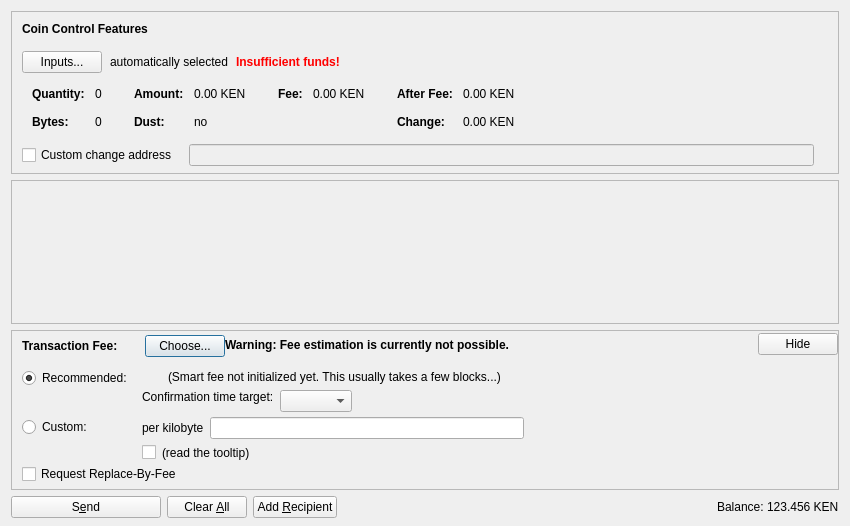
<?xml version="1.0" encoding="UTF-8"?>
<ui version="4.0">
 <class>SendCoinsDialog</class>
 <widget class="QDialog" name="SendCoinsDialog">
  <property name="geometry">
   <rect>
    <x>0</x>
    <y>0</y>
    <width>850</width>
    <height>526</height>
   </rect>
  </property>
  <property name="windowTitle">
   <string>Send Coins</string>
  </property>
  <layout class="QVBoxLayout" name="verticalLayout" stretch="0,1,0,0">
   <property name="bottomMargin">
    <number>8</number>
   </property>
   <item>
    <widget class="QFrame" name="frameCoinControl">
     <property name="sizePolicy">
      <sizepolicy hsizetype="Expanding" vsizetype="Expanding">
       <horstretch>0</horstretch>
       <verstretch>0</verstretch>
      </sizepolicy>
     </property>
     <property name="maximumSize">
      <size>
       <width>16777215</width>
       <height>16777215</height>
      </size>
     </property>
     <property name="frameShape">
      <enum>QFrame::StyledPanel</enum>
     </property>
     <property name="frameShadow">
      <enum>QFrame::Sunken</enum>
     </property>
     <layout class="QVBoxLayout" name="verticalLayoutCoinControl2">
      <property name="spacing">
       <number>0</number>
      </property>
      <property name="leftMargin">
       <number>0</number>
      </property>
      <property name="topMargin">
       <number>0</number>
      </property>
      <property name="rightMargin">
       <number>0</number>
      </property>
      <property name="bottomMargin">
       <number>6</number>
      </property>
      <item>
       <layout class="QVBoxLayout" name="verticalLayoutCoinControl" stretch="0,0,0,0,1">
        <property name="spacing">
         <number>0</number>
        </property>
        <property name="leftMargin">
         <number>10</number>
        </property>
        <property name="topMargin">
         <number>10</number>
        </property>
        <item>
         <layout class="QHBoxLayout" name="horizontalLayoutCoinControl1">
          <property name="bottomMargin">
           <number>15</number>
          </property>
          <item>
           <widget class="QLabel" name="labelCoinControlFeatures">
            <property name="sizePolicy">
             <sizepolicy hsizetype="Preferred" vsizetype="Maximum">
              <horstretch>0</horstretch>
              <verstretch>0</verstretch>
             </sizepolicy>
            </property>
            <property name="font">
             <font>
              <weight>75</weight>
              <bold>true</bold>
             </font>
            </property>
            <property name="styleSheet">
             <string notr="true">font-weight:bold;</string>
            </property>
            <property name="text">
             <string>Coin Control Features</string>
            </property>
           </widget>
          </item>
         </layout>
        </item>
        <item>
         <layout class="QHBoxLayout" name="horizontalLayoutCoinControl2" stretch="0,0,0,0">
          <property name="spacing">
           <number>8</number>
          </property>
          <property name="bottomMargin">
           <number>10</number>
          </property>
          <item>
           <widget class="QPushButton" name="pushButtonCoinControl">
            <property name="styleSheet">
             <string notr="true"/>
            </property>
            <property name="text">
             <string>Inputs...</string>
            </property>
            <property name="autoDefault">
             <bool>false</bool>
            </property>
           </widget>
          </item>
          <item>
           <widget class="QLabel" name="labelCoinControlAutomaticallySelected">
            <property name="text">
             <string>automatically selected</string>
            </property>
            <property name="margin">
             <number>5</number>
            </property>
           </widget>
          </item>
          <item>
           <widget class="QLabel" name="labelCoinControlInsuffFunds">
            <property name="font">
             <font>
              <weight>75</weight>
              <bold>true</bold>
             </font>
            </property>
            <property name="styleSheet">
             <string notr="true">color:red;font-weight:bold;</string>
            </property>
            <property name="text">
             <string>Insufficient funds!</string>
            </property>
            <property name="margin">
             <number>5</number>
            </property>
           </widget>
          </item>
          <item>
           <spacer name="horizontalSpacerCoinControl">
            <property name="orientation">
             <enum>Qt::Horizontal</enum>
            </property>
            <property name="sizeHint" stdset="0">
             <size>
              <width>40</width>
              <height>1</height>
             </size>
            </property>
           </spacer>
          </item>
         </layout>
        </item>
        <item>
         <widget class="QWidget" name="widgetCoinControl" native="true">
          <property name="sizePolicy">
           <sizepolicy hsizetype="Preferred" vsizetype="Preferred">
            <horstretch>0</horstretch>
            <verstretch>0</verstretch>
           </sizepolicy>
          </property>
          <property name="minimumSize">
           <size>
            <width>0</width>
            <height>0</height>
           </size>
          </property>
          <property name="styleSheet">
           <string notr="true"/>
          </property>
          <layout class="QHBoxLayout" name="horizontalLayoutCoinControl5">
           <property name="leftMargin">
            <number>0</number>
           </property>
           <property name="topMargin">
            <number>0</number>
           </property>
           <property name="rightMargin">
            <number>0</number>
           </property>
           <property name="bottomMargin">
            <number>0</number>
           </property>
           <item>
            <layout class="QHBoxLayout" name="horizontalLayoutCoinControl3" stretch="0,0,0,1">
             <property name="spacing">
              <number>20</number>
             </property>
             <property name="topMargin">
              <number>0</number>
             </property>
             <property name="bottomMargin">
              <number>10</number>
             </property>
             <item>
              <layout class="QFormLayout" name="formLayoutCoinControl1">
               <property name="horizontalSpacing">
                <number>10</number>
               </property>
               <property name="verticalSpacing">
                <number>14</number>
               </property>
               <property name="leftMargin">
                <number>10</number>
               </property>
               <property name="topMargin">
                <number>4</number>
               </property>
               <property name="rightMargin">
                <number>6</number>
               </property>
               <item row="0" column="0">
                <widget class="QLabel" name="labelCoinControlQuantityText">
                 <property name="font">
                  <font>
                   <weight>75</weight>
                   <bold>true</bold>
                  </font>
                 </property>
                 <property name="text">
                  <string>Quantity:</string>
                 </property>
                 <property name="margin">
                  <number>0</number>
                 </property>
                </widget>
               </item>
               <item row="0" column="1">
                <widget class="QLabel" name="labelCoinControlQuantity">
                 <property name="cursor">
                  <cursorShape>IBeamCursor</cursorShape>
                 </property>
                 <property name="contextMenuPolicy">
                  <enum>Qt::ActionsContextMenu</enum>
                 </property>
                 <property name="text">
                  <string notr="true">0</string>
                 </property>
                 <property name="margin">
                  <number>0</number>
                 </property>
                 <property name="textInteractionFlags">
                  <set>Qt::LinksAccessibleByMouse|Qt::TextSelectableByKeyboard|Qt::TextSelectableByMouse</set>
                 </property>
                </widget>
               </item>
               <item row="1" column="0">
                <widget class="QLabel" name="labelCoinControlBytesText">
                 <property name="font">
                  <font>
                   <weight>75</weight>
                   <bold>true</bold>
                  </font>
                 </property>
                 <property name="text">
                  <string>Bytes:</string>
                 </property>
                </widget>
               </item>
               <item row="1" column="1">
                <widget class="QLabel" name="labelCoinControlBytes">
                 <property name="cursor">
                  <cursorShape>IBeamCursor</cursorShape>
                 </property>
                 <property name="contextMenuPolicy">
                  <enum>Qt::ActionsContextMenu</enum>
                 </property>
                 <property name="text">
                  <string notr="true">0</string>
                 </property>
                 <property name="textInteractionFlags">
                  <set>Qt::LinksAccessibleByMouse|Qt::TextSelectableByKeyboard|Qt::TextSelectableByMouse</set>
                 </property>
                </widget>
               </item>
              </layout>
             </item>
             <item>
              <layout class="QFormLayout" name="formLayoutCoinControl2">
               <property name="horizontalSpacing">
                <number>10</number>
               </property>
               <property name="verticalSpacing">
                <number>14</number>
               </property>
               <property name="leftMargin">
                <number>6</number>
               </property>
               <property name="topMargin">
                <number>4</number>
               </property>
               <property name="rightMargin">
                <number>6</number>
               </property>
               <item row="0" column="0">
                <widget class="QLabel" name="labelCoinControlAmountText">
                 <property name="font">
                  <font>
                   <weight>75</weight>
                   <bold>true</bold>
                  </font>
                 </property>
                 <property name="text">
                  <string>Amount:</string>
                 </property>
                 <property name="margin">
                  <number>0</number>
                 </property>
                </widget>
               </item>
               <item row="0" column="1">
                <widget class="QLabel" name="labelCoinControlAmount">
                 <property name="cursor">
                  <cursorShape>IBeamCursor</cursorShape>
                 </property>
                 <property name="contextMenuPolicy">
                  <enum>Qt::ActionsContextMenu</enum>
                 </property>
                 <property name="text">
                  <string notr="true">0.00 KEN</string>
                 </property>
                 <property name="textInteractionFlags">
                  <set>Qt::LinksAccessibleByMouse|Qt::TextSelectableByKeyboard|Qt::TextSelectableByMouse</set>
                 </property>
                </widget>
               </item>
               <item row="1" column="0">
                <widget class="QLabel" name="labelCoinControlLowOutputText">
                 <property name="font">
                  <font>
                   <weight>75</weight>
                   <bold>true</bold>
                  </font>
                 </property>
                 <property name="text">
                  <string>Dust:</string>
                 </property>
                </widget>
               </item>
               <item row="1" column="1">
                <widget class="QLabel" name="labelCoinControlLowOutput">
                 <property name="cursor">
                  <cursorShape>IBeamCursor</cursorShape>
                 </property>
                 <property name="contextMenuPolicy">
                  <enum>Qt::ActionsContextMenu</enum>
                 </property>
                 <property name="text">
                  <string notr="true">no</string>
                 </property>
                 <property name="textInteractionFlags">
                  <set>Qt::LinksAccessibleByMouse|Qt::TextSelectableByKeyboard|Qt::TextSelectableByMouse</set>
                 </property>
                </widget>
               </item>
              </layout>
             </item>
             <item>
              <layout class="QFormLayout" name="formLayoutCoinControl3">
               <property name="horizontalSpacing">
                <number>10</number>
               </property>
               <property name="verticalSpacing">
                <number>14</number>
               </property>
               <property name="leftMargin">
                <number>6</number>
               </property>
               <property name="topMargin">
                <number>4</number>
               </property>
               <property name="rightMargin">
                <number>6</number>
               </property>
               <item row="0" column="0">
                <widget class="QLabel" name="labelCoinControlFeeText">
                 <property name="font">
                  <font>
                   <weight>75</weight>
                   <bold>true</bold>
                  </font>
                 </property>
                 <property name="text">
                  <string>Fee:</string>
                 </property>
                 <property name="margin">
                  <number>0</number>
                 </property>
                </widget>
               </item>
               <item row="0" column="1">
                <widget class="QLabel" name="labelCoinControlFee">
                 <property name="cursor">
                  <cursorShape>IBeamCursor</cursorShape>
                 </property>
                 <property name="contextMenuPolicy">
                  <enum>Qt::ActionsContextMenu</enum>
                 </property>
                 <property name="text">
                  <string notr="true">0.00 KEN</string>
                 </property>
                 <property name="textInteractionFlags">
                  <set>Qt::LinksAccessibleByMouse|Qt::TextSelectableByKeyboard|Qt::TextSelectableByMouse</set>
                 </property>
                </widget>
               </item>
              </layout>
             </item>
             <item>
              <layout class="QFormLayout" name="formLayoutCoinControl4">
               <property name="horizontalSpacing">
                <number>10</number>
               </property>
               <property name="verticalSpacing">
                <number>14</number>
               </property>
               <property name="leftMargin">
                <number>6</number>
               </property>
               <property name="topMargin">
                <number>4</number>
               </property>
               <property name="rightMargin">
                <number>6</number>
               </property>
               <item row="0" column="0">
                <widget class="QLabel" name="labelCoinControlAfterFeeText">
                 <property name="font">
                  <font>
                   <weight>75</weight>
                   <bold>true</bold>
                  </font>
                 </property>
                 <property name="text">
                  <string>After Fee:</string>
                 </property>
                 <property name="margin">
                  <number>0</number>
                 </property>
                </widget>
               </item>
               <item row="0" column="1">
                <widget class="QLabel" name="labelCoinControlAfterFee">
                 <property name="cursor">
                  <cursorShape>IBeamCursor</cursorShape>
                 </property>
                 <property name="contextMenuPolicy">
                  <enum>Qt::ActionsContextMenu</enum>
                 </property>
                 <property name="text">
                  <string notr="true">0.00 KEN</string>
                 </property>
                 <property name="textInteractionFlags">
                  <set>Qt::LinksAccessibleByMouse|Qt::TextSelectableByKeyboard|Qt::TextSelectableByMouse</set>
                 </property>
                </widget>
               </item>
               <item row="1" column="0">
                <widget class="QLabel" name="labelCoinControlChangeText">
                 <property name="font">
                  <font>
                   <weight>75</weight>
                   <bold>true</bold>
                  </font>
                 </property>
                 <property name="text">
                  <string>Change:</string>
                 </property>
                </widget>
               </item>
               <item row="1" column="1">
                <widget class="QLabel" name="labelCoinControlChange">
                 <property name="cursor">
                  <cursorShape>IBeamCursor</cursorShape>
                 </property>
                 <property name="contextMenuPolicy">
                  <enum>Qt::ActionsContextMenu</enum>
                 </property>
                 <property name="text">
                  <string notr="true">0.00 KEN</string>
                 </property>
                 <property name="textInteractionFlags">
                  <set>Qt::LinksAccessibleByMouse|Qt::TextSelectableByKeyboard|Qt::TextSelectableByMouse</set>
                 </property>
                </widget>
               </item>
              </layout>
             </item>
            </layout>
           </item>
          </layout>
         </widget>
        </item>
        <item>
         <layout class="QHBoxLayout" name="horizontalLayoutCoinControl4" stretch="0,0,0">
          <property name="spacing">
           <number>12</number>
          </property>
          <property name="sizeConstraint">
           <enum>QLayout::SetDefaultConstraint</enum>
          </property>
          <property name="topMargin">
           <number>5</number>
          </property>
          <property name="rightMargin">
           <number>5</number>
          </property>
          <item>
           <widget class="QCheckBox" name="checkBoxCoinControlChange">
            <property name="toolTip">
             <string>If this is activated, but the change address is empty or invalid, change will be sent to a newly generated address.</string>
            </property>
            <property name="text">
             <string>Custom change address</string>
            </property>
           </widget>
          </item>
          <item>
           <widget class="QValidatedLineEdit" name="lineEditCoinControlChange">
            <property name="enabled">
             <bool>false</bool>
            </property>
            <property name="sizePolicy">
             <sizepolicy hsizetype="Expanding" vsizetype="Fixed">
              <horstretch>0</horstretch>
              <verstretch>0</verstretch>
             </sizepolicy>
            </property>
           </widget>
          </item>
          <item>
           <widget class="QLabel" name="labelCoinControlChangeLabel">
            <property name="sizePolicy">
             <sizepolicy hsizetype="Preferred" vsizetype="Expanding">
              <horstretch>0</horstretch>
              <verstretch>0</verstretch>
             </sizepolicy>
            </property>
            <property name="minimumSize">
             <size>
              <width>0</width>
              <height>0</height>
             </size>
            </property>
            <property name="text">
             <string/>
            </property>
            <property name="margin">
             <number>3</number>
            </property>
           </widget>
          </item>
         </layout>
        </item>
        <item>
         <spacer name="verticalSpacerCoinControl">
          <property name="orientation">
           <enum>Qt::Vertical</enum>
          </property>
          <property name="sizeHint" stdset="0">
           <size>
            <width>800</width>
            <height>1</height>
           </size>
          </property>
         </spacer>
        </item>
       </layout>
      </item>
     </layout>
    </widget>
   </item>
   <item>
    <widget class="QScrollArea" name="scrollArea">
     <property name="widgetResizable">
      <bool>true</bool>
     </property>
     <widget class="QWidget" name="scrollAreaWidgetContents">
      <property name="geometry">
       <rect>
        <x>0</x>
        <y>0</y>
        <width>830</width>
        <height>104</height>
       </rect>
      </property>
      <layout class="QVBoxLayout" name="verticalLayout_2" stretch="0,1">
       <property name="leftMargin">
        <number>0</number>
       </property>
       <property name="topMargin">
        <number>0</number>
       </property>
       <property name="rightMargin">
        <number>0</number>
       </property>
       <property name="bottomMargin">
        <number>0</number>
       </property>
       <item>
        <layout class="QVBoxLayout" name="entries">
         <property name="spacing">
          <number>6</number>
         </property>
        </layout>
       </item>
       <item>
        <spacer name="verticalSpacer">
         <property name="orientation">
          <enum>Qt::Vertical</enum>
         </property>
         <property name="sizeHint" stdset="0">
          <size>
           <width>20</width>
           <height>40</height>
          </size>
         </property>
        </spacer>
       </item>
      </layout>
     </widget>
    </widget>
   </item>
   <item>
    <widget class="QFrame" name="frameFee">
     <property name="sizePolicy">
      <sizepolicy hsizetype="Expanding" vsizetype="Expanding">
       <horstretch>0</horstretch>
       <verstretch>0</verstretch>
      </sizepolicy>
     </property>
     <property name="maximumSize">
      <size>
       <width>16777215</width>
       <height>16777215</height>
      </size>
     </property>
     <property name="frameShape">
      <enum>QFrame::StyledPanel</enum>
     </property>
     <property name="frameShadow">
      <enum>QFrame::Sunken</enum>
     </property>
     <layout class="QVBoxLayout" name="verticalLayoutFee1">
      <property name="spacing">
       <number>0</number>
      </property>
      <property name="leftMargin">
       <number>0</number>
      </property>
      <property name="topMargin">
       <number>0</number>
      </property>
      <property name="rightMargin">
       <number>0</number>
      </property>
      <property name="bottomMargin">
       <number>0</number>
      </property>
      <item>
       <layout class="QVBoxLayout" name="verticalLayoutFee2" stretch="0,0,0">
        <property name="spacing">
         <number>0</number>
        </property>
        <property name="leftMargin">
         <number>10</number>
        </property>
        <property name="topMargin">
         <number>0</number>
        </property>
        <item>
         <layout class="QHBoxLayout" name="horizontalLayoutFee1">
          <property name="bottomMargin">
           <number>0</number>
          </property>
          <item>
           <layout class="QVBoxLayout" name="verticalLayoutFee7">
            <property name="spacing">
             <number>0</number>
            </property>
            <item>
             <spacer name="verticalSpacerSmartFee">
              <property name="orientation">
               <enum>Qt::Vertical</enum>
              </property>
              <property name="sizeType">
               <enum>QSizePolicy::Fixed</enum>
              </property>
              <property name="sizeHint" stdset="0">
               <size>
                <width>1</width>
                <height>4</height>
               </size>
              </property>
             </spacer>
            </item>
            <item>
             <layout class="QHBoxLayout" name="horizontalLayoutSmartFee">
              <property name="spacing">
               <number>10</number>
              </property>
              <item>
               <widget class="QLabel" name="labelFeeHeadline">
                <property name="sizePolicy">
                 <sizepolicy hsizetype="Preferred" vsizetype="Maximum">
                  <horstretch>0</horstretch>
                  <verstretch>0</verstretch>
                 </sizepolicy>
                </property>
                <property name="font">
                 <font>
                  <weight>75</weight>
                  <bold>true</bold>
                 </font>
                </property>
                <property name="styleSheet">
                 <string notr="true">font-weight:bold;</string>
                </property>
                <property name="text">
                 <string>Transaction Fee:</string>
                </property>
               </widget>
              </item>
              <item>
               <widget class="QLabel" name="labelFeeMinimized">
                <property name="text">
                 <string/>
                </property>
               </widget>
              </item>
              <item>
               <widget class="QPushButton" name="buttonChooseFee">
                <property name="text">
                 <string>Choose...</string>
                </property>
               </widget>
              </item>
             </layout>
            </item>
            <item>
             <spacer name="verticalSpacer_5">
              <property name="orientation">
               <enum>Qt::Vertical</enum>
              </property>
              <property name="sizeHint" stdset="0">
               <size>
                <width>1</width>
                <height>1</height>
               </size>
              </property>
             </spacer>
            </item>
           </layout>
          </item>
          <item>
           <widget class="QLabel" name="fallbackFeeWarningLabel">
            <property name="toolTip">
             <string>Using the fallbackfee can result in sending a transaction that will take several hours or days (or never) to confirm. Consider choosing your fee manually or wait until you have validated the complete chain.</string>
            </property>
            <property name="font">
            <font>
                <weight>75</weight>
                <bold>true</bold>
            </font>
            </property>
            <property name="text">
             <string>Warning: Fee estimation is currently not possible.</string>
            </property>
            <property name="wordWrap">
             <bool>false</bool>
            </property>
           </widget>
          </item>
          <item>
           <spacer name="horizontalSpacer_4">
            <property name="orientation">
             <enum>Qt::Horizontal</enum>
            </property>
            <property name="sizeType">
             <enum>QSizePolicy::MinimumExpanding</enum>
            </property>
            <property name="sizeHint" stdset="0">
             <size>
              <width>40</width>
              <height>20</height>
             </size>
            </property>
           </spacer>
          </item>
          <item>
           <widget class="QPushButton" name="buttonMinimizeFee">
            <property name="toolTip">
             <string>collapse fee-settings</string>
            </property>
            <property name="text">
             <string>Hide</string>
            </property>
           </widget>
          </item>
         </layout>
        </item>
        <item>
         <widget class="QFrame" name="frameFeeSelection">
          <layout class="QVBoxLayout" name="verticalLayoutFee12">
           <property name="spacing">
            <number>0</number>
           </property>
           <property name="leftMargin">
            <number>0</number>
           </property>
           <property name="topMargin">
            <number>0</number>
           </property>
           <property name="rightMargin">
            <number>0</number>
           </property>
           <property name="bottomMargin">
            <number>0</number>
           </property>
           <item>
            <layout class="QGridLayout" name="gridLayoutFee">
             <property name="topMargin">
              <number>10</number>
             </property>
             <property name="bottomMargin">
              <number>4</number>
             </property>
             <property name="horizontalSpacing">
              <number>10</number>
             </property>
             <property name="verticalSpacing">
              <number>4</number>
             </property>
             <item row="1" column="1">
              <layout class="QVBoxLayout" name="verticalLayoutFee8">
               <property name="spacing">
                <number>6</number>
               </property>
               <item>
                <layout class="QHBoxLayout" name="horizontalLayoutFee13">
                 <item>
                  <widget class="QLabel" name="labelCustomPerKilobyte">
                   <property name="toolTip">
                    <string>If the custom fee is set to 1000 satoshis and the transaction is only 250 bytes, then &quot;per kilobyte&quot; only pays 250 satoshis in fee, while &quot;total at least&quot; pays 1000 satoshis. For transactions bigger than a kilobyte both pay by kilobyte.</string>
                   </property>
                   <property name="text">
                    <string>per kilobyte</string>
                   </property>
                  </widget>
                 </item>
                 <item>
                  <widget class="KenFMcoinAmountField" name="customFee"/>
                 </item>
                 <item>
                  <spacer name="horizontalSpacer_6">
                   <property name="orientation">
                    <enum>Qt::Horizontal</enum>
                   </property>
                   <property name="sizeHint" stdset="0">
                    <size>
                     <width>1</width>
                     <height>1</height>
                    </size>
                   </property>
                  </spacer>
                 </item>
                </layout>
               </item>
               <item>
                <layout class="QHBoxLayout" name="horizontalLayoutFee8">
                 <item>
                  <widget class="QCheckBox" name="checkBoxMinimumFee">
                   <property name="toolTip">
                    <string>Paying only the minimum fee is just fine as long as there is less transaction volume than space in the blocks. But be aware that this can end up in a never confirming transaction once there is more demand for kenfmcoin transactions than the network can process.</string>
                   </property>
                   <property name="text">
                    <string/>
                   </property>
                  </widget>
                 </item>
                 <item>
                  <widget class="QLabel" name="labelMinFeeWarning">
                   <property name="enabled">
                    <bool>true</bool>
                   </property>
                   <property name="toolTip">
                    <string>Paying only the minimum fee is just fine as long as there is less transaction volume than space in the blocks. But be aware that this can end up in a never confirming transaction once there is more demand for kenfmcoin transactions than the network can process.</string>
                   </property>
                   <property name="text">
                    <string>(read the tooltip)</string>
                   </property>
                   <property name="margin">
                    <number>5</number>
                   </property>
                  </widget>
                 </item>
                 <item>
                  <spacer name="horizontalSpacer_2">
                   <property name="orientation">
                    <enum>Qt::Horizontal</enum>
                   </property>
                   <property name="sizeHint" stdset="0">
                    <size>
                     <width>1</width>
                     <height>1</height>
                    </size>
                   </property>
                  </spacer>
                 </item>
                </layout>
               </item>
              </layout>
             </item>
             <item row="0" column="0">
              <layout class="QVBoxLayout" name="verticalLayoutFee4" stretch="0,1">
               <item>
                <widget class="QRadioButton" name="radioSmartFee">
                 <property name="text">
                  <string>Recommended:</string>
                 </property>
                 <property name="checked">
                  <bool>true</bool>
                 </property>
                 <attribute name="buttonGroup">
                  <string notr="true">groupFee</string>
                 </attribute>
                </widget>
               </item>
               <item>
                <spacer name="verticalSpacer_2">
                 <property name="orientation">
                  <enum>Qt::Vertical</enum>
                 </property>
                 <property name="sizeHint" stdset="0">
                  <size>
                   <width>1</width>
                   <height>1</height>
                  </size>
                 </property>
                </spacer>
               </item>
              </layout>
             </item>
             <item row="1" column="0">
              <layout class="QVBoxLayout" name="verticalLayoutFee9" stretch="0,1">
               <item>
                <widget class="QRadioButton" name="radioCustomFee">
                 <property name="text">
                  <string>Custom:</string>
                 </property>
                 <attribute name="buttonGroup">
                  <string notr="true">groupFee</string>
                 </attribute>
                </widget>
               </item>
               <item>
                <spacer name="verticalSpacer_6">
                 <property name="orientation">
                  <enum>Qt::Vertical</enum>
                 </property>
                 <property name="sizeHint" stdset="0">
                  <size>
                   <width>1</width>
                   <height>1</height>
                  </size>
                 </property>
                </spacer>
               </item>
              </layout>
             </item>
             <item row="0" column="1">
              <layout class="QVBoxLayout" name="verticalLayoutFee3" stretch="0,0,1">
               <property name="spacing">
                <number>6</number>
               </property>
               <property name="topMargin">
                <number>2</number>
               </property>
               <item>
                <layout class="QHBoxLayout" name="horizontalLayoutFee12">
                 <item>
                  <widget class="QLabel" name="labelSmartFee">
                   <property name="text">
                    <string/>
                   </property>
                   <property name="margin">
                    <number>2</number>
                   </property>
                  </widget>
                 </item>
                 <item>
                  <widget class="QLabel" name="labelFeeEstimation">
                   <property name="text">
                    <string/>
                   </property>
                  </widget>
                 </item>
                 <item>
                  <widget class="QLabel" name="labelSmartFee2">
                   <property name="text">
                    <string>(Smart fee not initialized yet. This usually takes a few blocks...)</string>
                   </property>
                   <property name="margin">
                    <number>2</number>
                   </property>
                  </widget>
                 </item>
                 <item>
                  <spacer name="horizontalSpacer_5">
                   <property name="orientation">
                    <enum>Qt::Horizontal</enum>
                   </property>
                   <property name="sizeHint" stdset="0">
                    <size>
                     <width>1</width>
                     <height>1</height>
                    </size>
                   </property>
                  </spacer>
                 </item>
                </layout>
               </item>
               <item>
                <layout class="QHBoxLayout" name="horizontalLayoutFee9">
                 <item>
                  <layout class="QVBoxLayout" name="verticalLayoutFee6">
                   <item>
                    <widget class="QLabel" name="labelSmartFee3">
                     <property name="text">
                      <string>Confirmation time target:</string>
                     </property>
                     <property name="margin">
                      <number>2</number>
                     </property>
                    </widget>
                   </item>
                   <item>
                    <spacer name="verticalSpacer_3">
                     <property name="orientation">
                      <enum>Qt::Vertical</enum>
                     </property>
                     <property name="sizeHint" stdset="0">
                      <size>
                       <width>1</width>
                       <height>1</height>
                      </size>
                     </property>
                    </spacer>
                   </item>
                  </layout>
                 </item>
                 <item>
                  <layout class="QVBoxLayout" name="verticalLayoutFee5">
                   <property name="rightMargin">
                    <number>30</number>
                   </property>
                   <item>
                    <layout class="QHBoxLayout" name="horizontalLayoutConfTarget">
                     <property name="bottomMargin">
                      <number>0</number>
                     </property>
                     <item>
                      <widget class="QComboBox" name="confTargetSelector"/>
                     </item>
                     <item>
                      <spacer name="horizontalSpacerConfTarget">
                       <property name="orientation">
                        <enum>Qt::Horizontal</enum>
                       </property>
                       <property name="sizeHint" stdset="0">
                        <size>
                         <width>40</width>
                         <height>20</height>
                        </size>
                       </property>
                      </spacer>
                     </item>
                    </layout>
                   </item>
                  </layout>
                 </item>
                </layout>
               </item>
               <item>
                <spacer name="verticalSpacer_4">
                 <property name="orientation">
                  <enum>Qt::Vertical</enum>
                 </property>
                 <property name="sizeHint" stdset="0">
                  <size>
                   <width>1</width>
                   <height>1</height>
                  </size>
                 </property>
                </spacer>
               </item>
              </layout>
             </item>
            </layout>
           </item>
           <item>
            <widget class="QCheckBox" name="optInRBF">
             <property name="text">
              <string>Request Replace-By-Fee</string>
             </property>
             <property name="toolTip">
              <string>Indicates that the sender may wish to replace this transaction with a new one paying higher fees (prior to being confirmed).</string>
             </property>
            </widget>
           </item>
          </layout>
         </widget>
        </item>
        <item>
         <spacer name="verticalSpacerFee">
          <property name="orientation">
           <enum>Qt::Vertical</enum>
          </property>
          <property name="sizeHint" stdset="0">
           <size>
            <width>40</width>
            <height>5</height>
           </size>
          </property>
         </spacer>
        </item>
       </layout>
      </item>
     </layout>
    </widget>
   </item>
   <item>
    <layout class="QHBoxLayout" name="horizontalLayout">
     <item>
      <widget class="QPushButton" name="sendButton">
       <property name="minimumSize">
        <size>
         <width>150</width>
         <height>0</height>
        </size>
       </property>
       <property name="toolTip">
        <string>Confirm the send action</string>
       </property>
       <property name="text">
        <string>S&amp;end</string>
       </property>
       <property name="icon">
        <iconset resource="../kenfmcoin.qrc">
         <normaloff>:/icons/send</normaloff>:/icons/send</iconset>
       </property>
       <property name="autoDefault">
        <bool>false</bool>
       </property>
       <property name="default">
        <bool>false</bool>
       </property>
      </widget>
     </item>
     <item>
      <widget class="QPushButton" name="clearButton">
       <property name="sizePolicy">
        <sizepolicy hsizetype="Minimum" vsizetype="Fixed">
         <horstretch>0</horstretch>
         <verstretch>0</verstretch>
        </sizepolicy>
       </property>
       <property name="toolTip">
        <string>Clear all fields of the form.</string>
       </property>
       <property name="text">
        <string>Clear &amp;All</string>
       </property>
       <property name="icon">
        <iconset resource="../kenfmcoin.qrc">
         <normaloff>:/icons/remove</normaloff>:/icons/remove</iconset>
       </property>
       <property name="autoDefault">
        <bool>false</bool>
       </property>
      </widget>
     </item>
     <item>
      <widget class="QPushButton" name="addButton">
       <property name="toolTip">
        <string>Send to multiple recipients at once</string>
       </property>
       <property name="text">
        <string>Add &amp;Recipient</string>
       </property>
       <property name="icon">
        <iconset resource="../kenfmcoin.qrc">
         <normaloff>:/icons/add</normaloff>:/icons/add</iconset>
       </property>
       <property name="autoDefault">
        <bool>false</bool>
       </property>
      </widget>
     </item>
     <item>
      <spacer name="horizontalSpacer">
       <property name="orientation">
        <enum>Qt::Horizontal</enum>
       </property>
       <property name="sizeHint" stdset="0">
        <size>
         <width>40</width>
         <height>20</height>
        </size>
       </property>
      </spacer>
     </item>
     <item>
      <layout class="QHBoxLayout" name="horizontalLayout_2">
       <property name="spacing">
        <number>3</number>
       </property>
       <item>
        <widget class="QLabel" name="label">
         <property name="sizePolicy">
          <sizepolicy hsizetype="Preferred" vsizetype="Fixed">
           <horstretch>0</horstretch>
           <verstretch>0</verstretch>
          </sizepolicy>
         </property>
         <property name="text">
          <string>Balance:</string>
         </property>
        </widget>
       </item>
       <item>
        <widget class="QLabel" name="labelBalance">
         <property name="sizePolicy">
          <sizepolicy hsizetype="Preferred" vsizetype="Fixed">
           <horstretch>0</horstretch>
           <verstretch>0</verstretch>
          </sizepolicy>
         </property>
         <property name="cursor">
          <cursorShape>IBeamCursor</cursorShape>
         </property>
         <property name="text">
          <string notr="true">123.456 KEN</string>
         </property>
         <property name="textInteractionFlags">
          <set>Qt::LinksAccessibleByMouse|Qt::TextSelectableByKeyboard|Qt::TextSelectableByMouse</set>
         </property>
        </widget>
       </item>
      </layout>
     </item>
    </layout>
   </item>
  </layout>
 </widget>
 <customwidgets>
  <customwidget>
   <class>QValidatedLineEdit</class>
   <extends>QLineEdit</extends>
   <header>qvalidatedlineedit.h</header>
  </customwidget>
  <customwidget>
   <class>KenFMcoinAmountField</class>
   <extends>QLineEdit</extends>
   <header>kenfmcoinamountfield.h</header>
   <container>1</container>
  </customwidget>
 </customwidgets>
 <resources>
  <include location="../kenfmcoin.qrc"/>
 </resources>
 <connections/>
 <buttongroups>
  <buttongroup name="groupFee"/>
 </buttongroups>
</ui>
